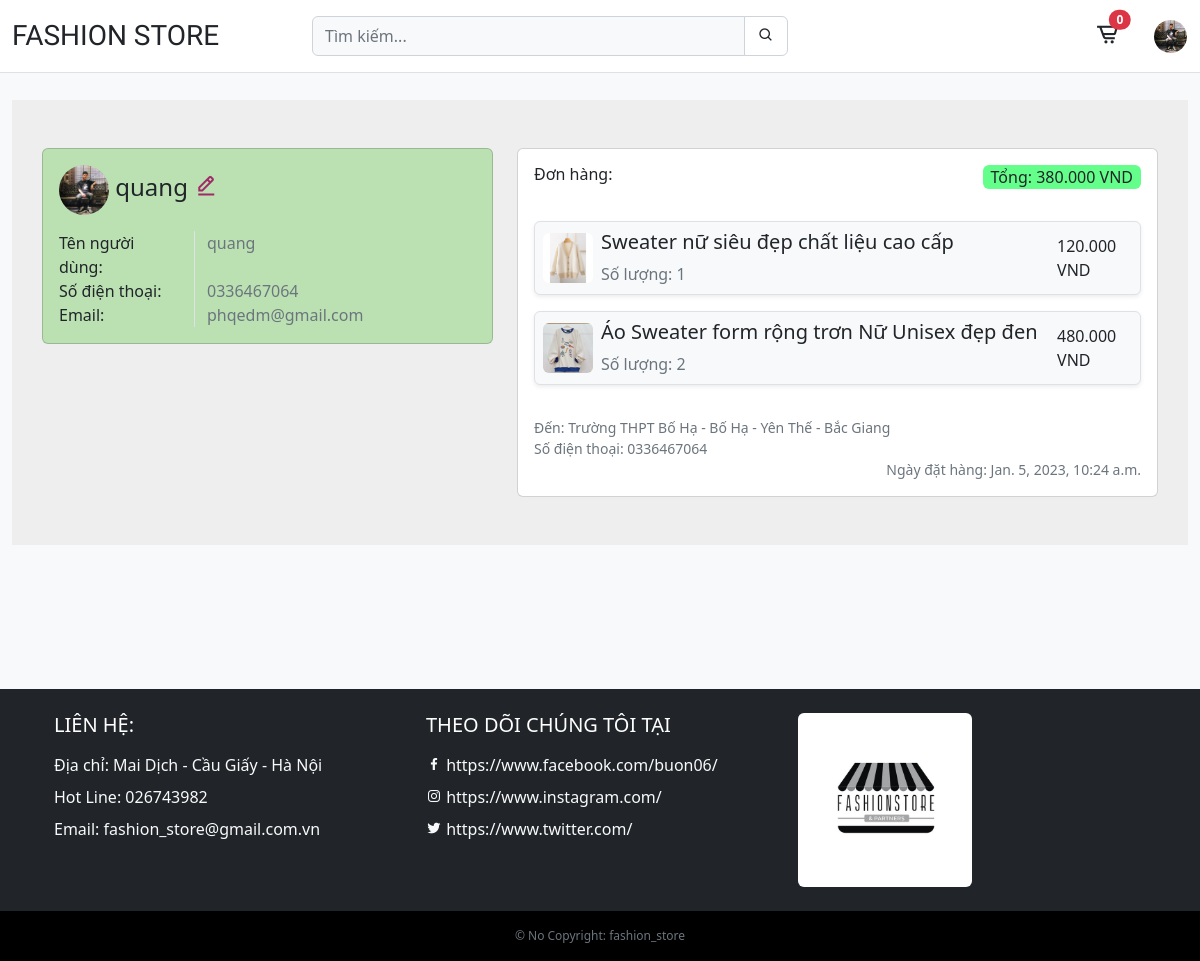
Page /myprofile (signed in) on the earlier database version.
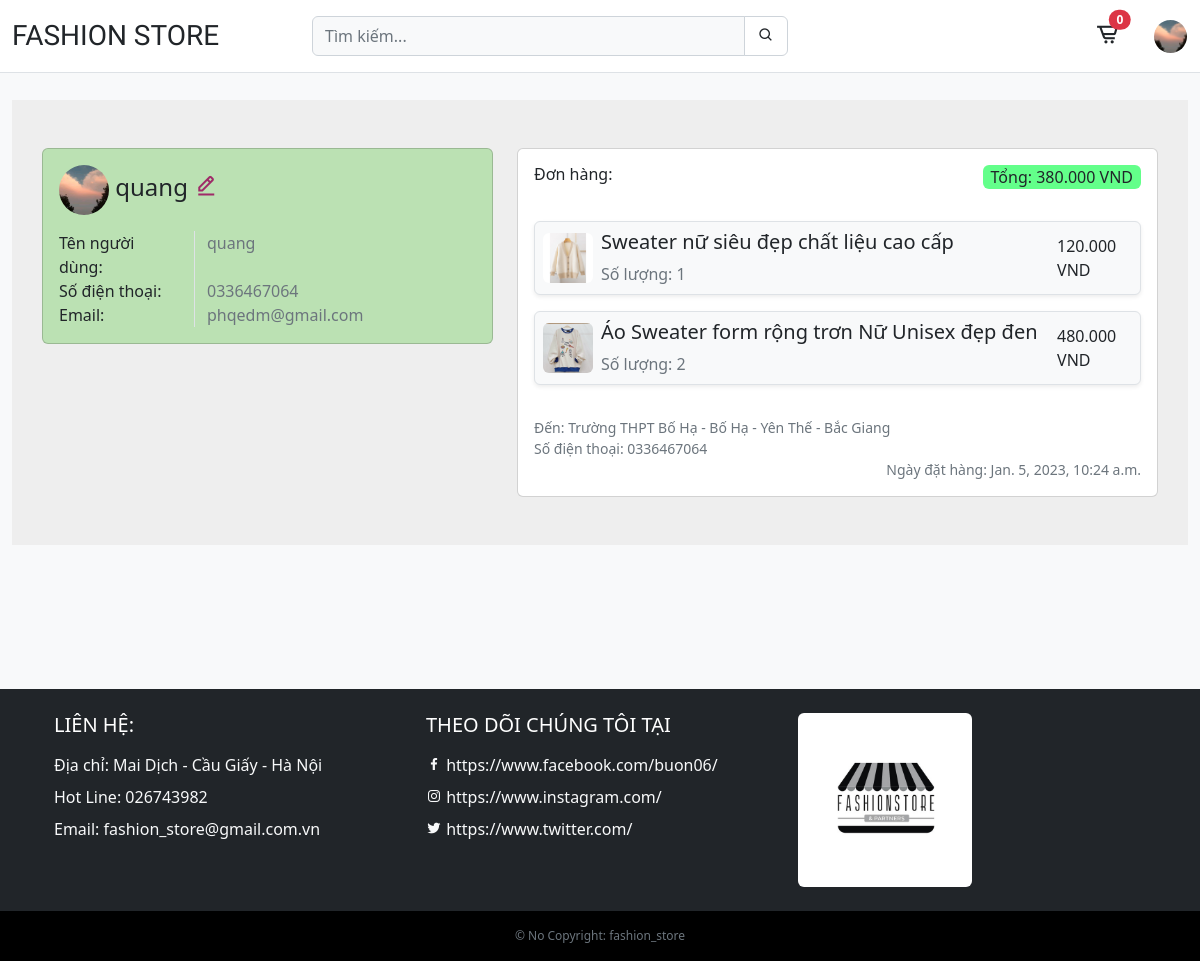
Same page on the later database version.
### core/models.py (models this page shows)
class ProfileUser(models.Model):
    user = models.OneToOneField(User, on_delete=models.CASCADE)
    avatar = models.ImageField(
        blank=True, null=True, upload_to='static/assets/user')
    phone = models.CharField(max_length=255, blank=True, null=True)

### core/views.py (the view)
# urls.py: path('myprofile', views.myprofile, name='myprofile'),
@login_required
def myprofile(request):
    profile = ProfileUser.objects.get(user=request.user.id)
    return render(request, 'core/myprofile.html', {'profile': profile})

### cart/cart.py (called while the page is built)
    def __len__(self):
        return sum(item['quantity'] for item in self.cart.values())

### cart/context_processors.py (called while the page is built)
def cart(request):
    return {'cart': Cart(request)}

### order/models.py (called while the page is built)
    def get_total_price(self):
        if self.paid_amount:
            return (self.paid_amount / 1000) + 20
        return 0

    def get_total_price(self):
        return self.quantity * self.price / 1000

### core/templates/core/myprofile.html
{% extends 'core/base.html' %} {% block title %}My Profile{% endblock %} {% load static %} {% block content %}
<section style="background-color: #eee; margin-top: 100px">
    <div class="container py-5">
        <div class="row">
            <div class="col-lg-5">
                <div class="card card-body" style="background-color: #99d98c98;">
                    <h5 class="mb-3 h4">
                        <img src="{% if profile.avatar %} /{{profile.avatar}} {% else %} https://img.freepik.com/free-icon/user_318-875902.jpg?w=2000 {% endif %}" class="rounded-circle" style="width: 50px; height: 50px; object-fit: cover;" alt="">
                        {{request.user.username}}
                        <a href="{% url 'edit_myprofile' %}" style="color: #9f2b68"><i class="bx bx-edit-alt"></i></a>
                    </h5>
                    <div class="row">
                        <div class="col-sm-4">
                            <p class="mb-0">Tên người dùng:</p>
                        </div>
                        <div class="col-sm-8 border-start">
                            <p class="text-muted mb-0">{{request.user.username}}</p>
                        </div>
                    </div>
                    <div class="row">
                        <div class="col-sm-4">
                            <p class="mb-0">Số điện thoại:</p>
                        </div>
                        <div class="col-sm-8 border-start">
                            <p class="text-muted mb-0">{{profile.phone}}</p>
                        </div>
                    </div>
                    <div class="row">
                        <div class="col-sm-4">
                            <p class="mb-0">Email:</p>
                        </div>
                        <div class="col-sm-8 border-start">
                            <p class="text-muted mb-0">{{request.user.email}}</p>
                        </div>
                    </div>
                </div>
            </div>
            <div class="col-lg-7">
                {% for order in request.user.orders.all %}
                <div class="card card-body">
                    <div class="d-flex justify-content-between">
                        <span class="h6">Đơn hàng:</span>
                        <p  class="px-2 rounded-2" style="background-color: rgba(0, 255, 64, 0.61);">Tổng: {{order.get_total_price}}00 VND</p>
                    </div>
                    <ul class="mt-3 p-0">
                        {% for item in order.items.all %}
                        <li
                            class="d-flex justify-content-between align-items-center border rounded-2 p-2 mb-3 shadow-sm bg-light"
                        >
                            <img
                                src="/{{item.product.image}}"
                                class="rounded-2"
                                alt=""
                                style="width: 50px; height: 50px"
                            />
                            <div class="w-100 ms-2">
                                <p class="h5">{{item.product.name}}</p>
                                <span class="text-muted">Số lượng: {{item.quantity}}</span>
                            </div>
                            <span>{{item.get_total_price}}00 VND</span>
                        </li>
                        {% endfor %}
                    </ul>
                    <div>
                        <small class="d-block text-muted">Đến: {{order.address}}</small>
                        <small class="d-block text-muted">Số điện thoại: {{order.phone}}</small>
                        <small  class="text-muted float-end">Ngày đặt hàng: {{order.created_at}}</small>
                    </div>
                </div>
                {% endfor %}
            </div>
        </div>
    </div>
</section>
{% endblock %}

### core/templates/core/base.html (shortened to what the changed rows need)
{% load static %}
<!DOCTYPE html>
<html lang="en">
    <head>
        <link href="https://unpkg.com/boxicons@2.1.4/css/boxicons.min.css" rel="stylesheet" />
        <link href="https://cdn.jsdelivr.net/npm/bootstrap@5.2.3/dist/css/bootstrap.min.css" rel="stylesheet" />
        <link rel="stylesheet" href="{% static 'css/styles.css' %}" type="text/css" />
    </head>
    <body class="bg-light">
        <div class="container-fluid d-none" id="main">
            <header
                class="row align-items-center py-3 border-bottom position-fixed top-0 w-100 bg-white"
                style="z-index: 2"
            >
                <div class="col col-4 col-md-4 col-lg-4">
                    <div class="navbar-right d-flex justify-content-end">
                        {% if user.username %}
                        <div class="dropdown">
                            <img
                                src="{% if profile.avatar %} /{{profile.avatar}} {% else %} https://img.freepik.com/free-icon/user_318-875902.jpg?w=2000 {% endif %}"
                                class="btn dropdown-toggle rounded-circle p-0 ms-3"
                                alt=""
                                id="dropdownMenuButton"
                                data-toggle="dropdown"
                                aria-haspopup="true"
                                aria-expanded="false"
                                style="width: 35px; height: 35px; object-fit: cover;"
                            />
                        </div>
                        {% else %}
                        <a class="btn btn-primary d-none d-sm-block ms-4" href="{% url 'login' %}">Đăng nhập</a>
                        <a href="{% url 'login' %}" class="d-block d-sm-none" style="height: 30px"><i class='bx bx-user-circle' style="font-size: 30px;"></i></a>
                        {% endif %}
                    </div>
                </div>
            </header>
            {% block content %} {% endblock %}
        </div>
    </body>
</html>

Differences in the rows shown:
changed ProfileUser: avatar: a different picture
